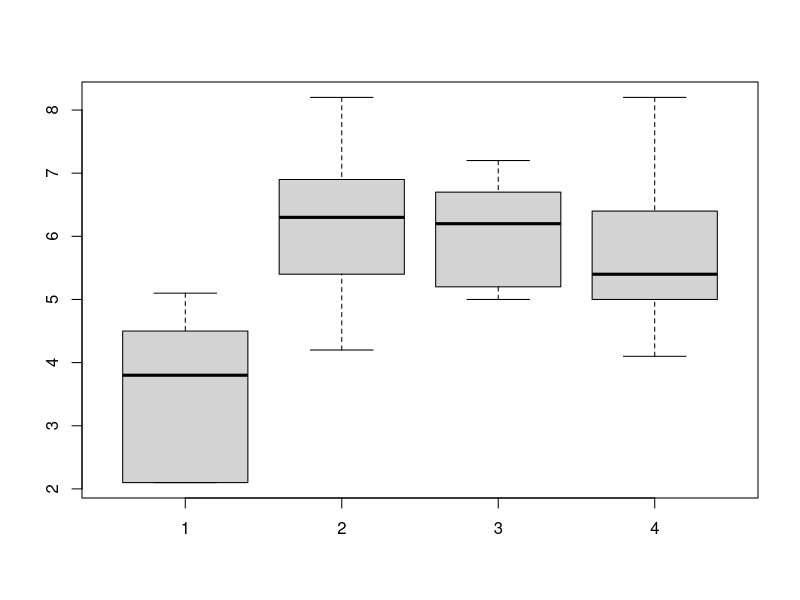
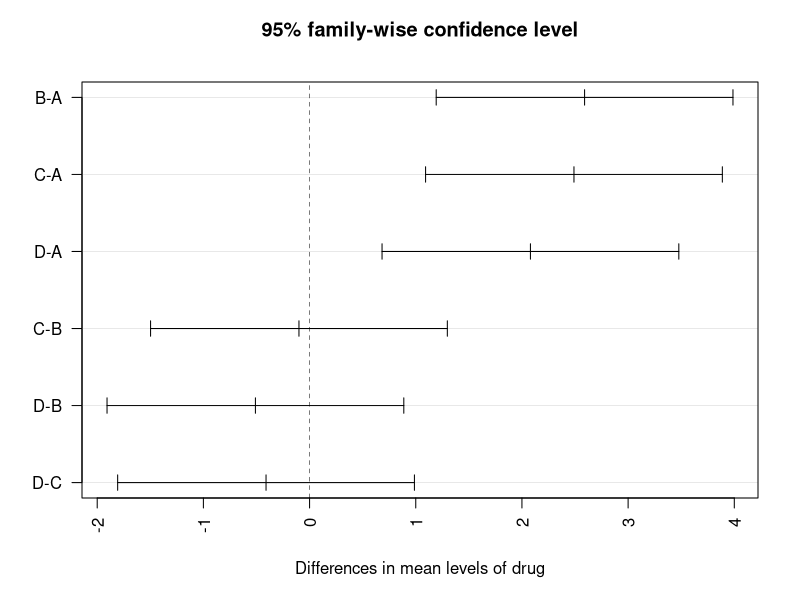
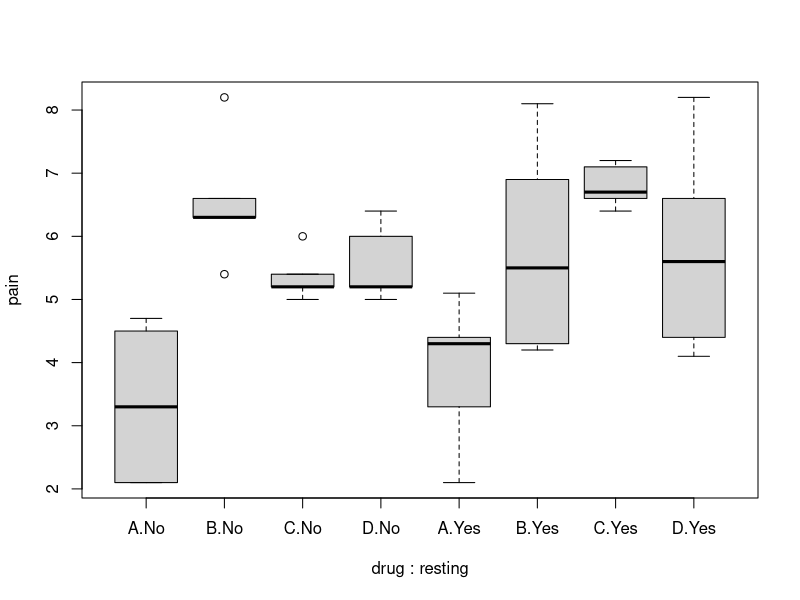

These charts were generated, in order, by the following R code:
setwd("/Users/mADEMatik/Desktop/LAB/lab2")
###LOOK For the test assumptions for midterm.

###This two samples are dependent so we have to do paired t.test with parameter of paired = TRUE
before.video <- c(25,41,41,54,29,50,54,46,54,33,33,54,37,12,29,41)
after.video <- c(41,66,92,71,71,54,88,54,70,50,58,79,88,46,67,46)

difference <- after.video-before.video
mean(difference)

#Normality test for difference
#H0: Data is Normally Distributed
#H1: Data is not Normally Distributed    alpha=0.05

#If p ≤ 0.05: then the null hypothesis can be rejected 
#(i.e. the variable is NOT normally distributed).
#If p > 0.05: then the null hypothesis cannot be rejected 
#(i.e. the variable MAY BE normally distributed).

# So p is greater than 0.05 our data is normally distributed.


shapiro.test(difference)


#T test for difference 
t.test(difference,mu=0,alternative = "two.sided",conf.level = 0.95)
#T test for paired 
t.test(after.video,before.video, mu = 10 ,paired = TRUE, alternative = "greater",conf.level = 0.95)

#Conclusion : We are 95% confident that the video increases the students grades at least 10 points. 


####Let'assume they are independent

GradesA <- c(25,41,41,54,29,50,54,46,54,33,33,54,37,12,29,41)
GradesB <- c(41,66,92,71,71,54,88,54,70,50,58,79,88,46,67,46)


#Checking normality for each data


shapiro.test(GradesA)

shapiro.test(GradesB)

#Checking the variances are equal or not

var.test(GradesA,GradesB)


t.test(GradesA,GradesB,alternative = "two.sided",mu=0,paired = FALSE,var.equal = TRUE)

#Conclusion: So, we are 95% confident that these two classes have different mean scores.

####ANOVA

#We are searching for the drug effect of 4 painkillers for migrene. 
#We randomly choose 10 individuals for 4 groups.
#Group1 <- Drug A ..... Group4 <- Drug D
#After 30 minutes ,individuals tell their pain scores like this.
A <- c(4.4,5.1,4.3,3.3,2.1,4.7,3.3,4.5,2.1,2.1)
B <- c(6.9,8.1,4.2,5.5,4.3,6.6,5.4,8.2,6.3,6.3)
C <- c(6.7,7.1,6.4,6.6,7.2,5.4,6.0,5.0,5.2,5.2)
D <- c(6.6,4.1,4.4,5.6,8.2,6.4,6.0,5.0,5.2,5.2)

#Box plot for each drug.
boxplot(A,B,C,D)

#Checking the normality
shapiro.test(A)
shapiro.test(B)
shapiro.test(C)
shapiro.test(D)

#Checking the variances are equal

pain <- c(A,B,C,D)
drug <- as.factor(c(rep("A",10),rep("B",10),rep("C",10),rep("D",10)))
migrene <- data.frame(pain,drug)

bartlett.test(pain~drug,data = migrene)

#Anova Part

model <- aov(pain~drug,data = migrene)
summary(model)

#Reject H0 => At least one of the groups mean is different than the others.
#H0:meani= meanj
TukeyHSD(model)

#Conclusion: We are 95% confident that the mean Groups B-C-D are the same, but A is different than those.
plot(TukeyHSD(model, conf.level=.95), las = 2)
resting <- as.factor(c(rep("Yes",5),rep("No",5),rep("Yes",5),rep("No",5),rep("Yes",5),rep("No",5),rep("Yes",5),rep("No",5)))

migrene <- cbind(migrene,resting)

boxplot(pain~drug+resting,data = migrene)

model2way <-aov(pain~drug+resting,data = migrene,) 
summary(model2way)

TukeyHSD(model2way)